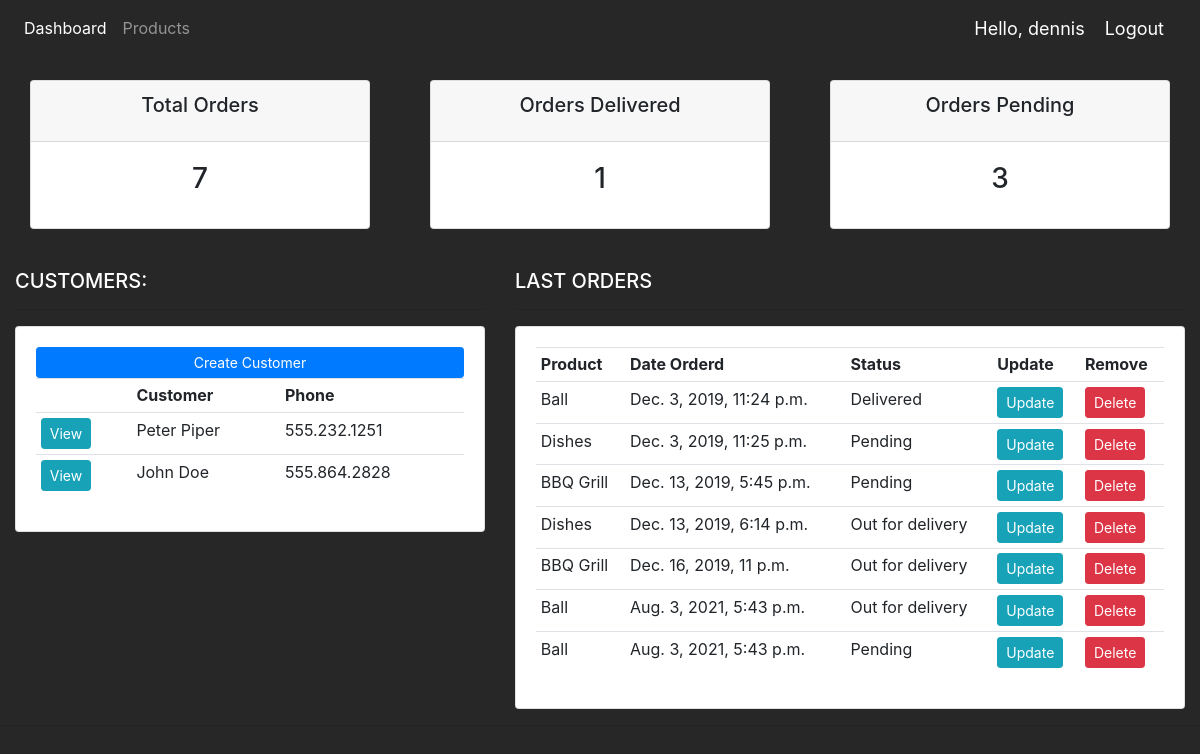
The app's page / (signed in) with its own data.
### accounts/models.py (models this page shows, shortened)
class Customer(models.Model):
	name = models.CharField(max_length=200, null=True)
	phone = models.CharField(max_length=200, null=True)
	email = models.CharField(max_length=200, null=True)
	date_created = models.DateTimeField(auto_now_add=True, null=True)

class Order(models.Model):
	STATUS = (
			('Pending', 'Pending'),
			('Out for delivery', 'Out for delivery'),
			('Delivered', 'Delivered'),
			)
	customer = models.ForeignKey(Customer, null=True, on_delete= models.SET_NULL)
	product = models.ForeignKey(Product, null=True, on_delete= models.SET_NULL)
	date_created = models.DateTimeField(auto_now_add=True, null=True)
	status = models.CharField(max_length=200, null=True, choices=STATUS)
	note = models.CharField(max_length=1000, null=True)

class Product(models.Model):
	CATEGORY = (
			('Indoor', 'Indoor'),
			('Out Door', 'Out Door'),
			)
	name = models.CharField(max_length=200, null=True)
	price = models.FloatField(null=True)
	category = models.CharField(max_length=200, null=True, choices=CATEGORY)
	description = models.CharField(max_length=200, null=True, blank=True)
	date_created = models.DateTimeField(auto_now_add=True, null=True)
	tags = models.ManyToManyField(Tag)
	def __str__(self):
		return self.name

### accounts/decorators.py (the view)
	def wrapper_function(request, *args, **kwargs):
		group = None
		if request.user.groups.exists():
			group = request.user.groups.all()[0].name
		if group == 'customer':
			return redirect('user-page')
		if group == 'admin':
			return view_func(request, *args, **kwargs)

### accounts/views.py (called while the page is built)
@login_required(login_url='login')
@admin
def home(request):
	orders = Order.objects.all()
	customers = Customer.objects.all()
	ordersTotal = orders.count()
	pending = orders.filter(status='Pending').count()
	delivered = orders.filter(status='Delivered').count()
	context = {'orders':orders, 'customers':customers,
	'ordersTotal':ordersTotal,'delivered':delivered,
	'pending':pending }
	return render(request, 'accounts/dashboard.html', context)

### accounts/templates/accounts/dashboard.html
{%  extends 'accounts/main.html' %}
{% block content %}
{%  include 'accounts/status.html' %}
<br>
<div class="row">
	<div class="col-md-5">
		<h5 class="text-white">CUSTOMERS:</h5>
		<hr>
		<div class="card card-body">
			<a class="btn btn-primary  btn-sm btn-block" href="">Create Customer</a>
			<table class="table table-sm">
				<tr>
					<th></th>
					<th>Customer</th>
					<th>Phone</th>
				</tr>
				{% for customer in customers %}
					<tr>
						<td><a class="btn btn-sm btn-info" href="{% url 'customer' customer.id %}">View</a></td>
						<td>{{customer.name}}</td>
						<td>{{customer.phone}}</td>
					</tr>
				{% endfor %}
			</table>
		</div>
	</div>
	<div class="col-md-7">
		<h5 class="text-white">LAST ORDERS</h5>
		<hr>
		<div class="card card-body">
			<table class="table table-sm">
				<tr>
					<th>Product</th>
					<th>Date Orderd</th>
					<th>Status</th>
					<th>Update</th>
					<th>Remove</th>
				</tr>
				{% for order in orders %}
					<tr>
						<td>{{order.product}}</td>
						<td>{{order.date_created}}</td>
						<td>{{order.status}}</td>
						<td><a class="btn btn-sm btn-info" href="{% url 'update_order' order.id %}">Update</a></td>
						<td><a class="btn btn-sm btn-danger" href="{% url 'delete_order' order.id %}">Delete</a></td>
					</tr>
				{% endfor %}
			</table>
		</div>
	</div>
</div>
{% endblock %}

### accounts/templates/accounts/main.html (shortened to what this page needs)
{% load static %}
<!DOCTYPE html>
<html>
<head>
	<link rel="stylesheet" href="https://stackpath.bootstrapcdn.com/bootstrap/4.3.1/css/bootstrap.min.css">
	<link rel="stylesheet" type="text/css" href="{% static '/css/main.css' %}">
</head>
<body>
	{%  include 'accounts/navbar.html' %}
	<div class="container-fluid">
	{% block content %}
	{% endblock %}
    </div>
	<hr>
</body>
</html>

### accounts/templates/accounts/navbar.html (shortened to what this page needs)
{% load static %}
<nav class="navbar navbar-expand-lg navbar-dark">
  <div class="collapse navbar-collapse" id="navbarNav">
    <ul class="navbar-nav">
      {% if request.user.is_staff %}
      <li class="nav-item active">
        <a class="nav-link" href="{% url 'home' %}">Dashboard</a>
      </li>
      <li class="nav-item">
        <a class="nav-link" href="{% url 'products' %}">Products</a>
      </li>
      {% endif %}
    </ul>
  </div>
  <span class="hello-msg">Hello, {{request.user}}</span>
  <span ><a  class="hello-msg" href="{% url 'logout' %}">Logout</a></span>
</nav>

### accounts/templates/accounts/status.html
<br>
<div class="row">
	<div class="col">
		<div class="col-md">
			<div class="card text-center text-black  mb-3" id="total-orders">
			  	<div class="card-header">
			  		<h5 class="card-title">Total Orders</h5>
			  	</div>
			  	<div class="card-body">
			    	<h3 class="card-title">{{ordersTotal}}</h3>
			  	</div>
			</div>
		</div>
	</div>
	<div class="col">
		<div class="col-md">
			<div class="card text-center text-black mb-3" id="orders-delivered">
			  	<div class="card-header">
			  		<h5 class="card-title">Orders Delivered</h5>
			  	</div>
			  	<div class="card-body">
			    	<h3 class="card-title">{{delivered}}</h3>
			  	</div>
			</div>
		</div>
	</div>
	<div class="col">
		<div class="col-md">
			<div class="card text-center text-black mb-3" id="orders-pending">
			  	<div class="card-header">
			  		<h5 class="card-title">Orders Pending</h5>
			  	</div>
			  	<div class="card-body">
			    	<h3 class="card-title">{{pending}}</h3>
			  	</div>
			</div>
		</div>
	</div>
</div>

### static/css/main.css (style rules this page uses)
body { background-color: #272727; }
#total-orders { background-color: white; }
#orders-delivered { background-color: white; }
#orders-pending { background-color: white; }

### accounts/templates/accounts/navbar.html (style rules this page uses)
.hello-msg { font-size: 18px; color: #fff; margin-right: 20px; }

### records on screen
Customer: name "Peter Piper", phone "555.232.1251"
Customer: name "John Doe", phone "555.864.2828"
Order: product "Ball", date_created "Dec. 3, 2019, 11:24 p.m.", status "Delivered"
Order: product "Dishes", date_created "Dec. 3, 2019, 11:25 p.m.", status "Pending"
Order: product "BBQ Grill", date_created "Dec. 13, 2019, 5:45 p.m.", status "Pending"
Order: product "Dishes", date_created "Dec. 13, 2019, 6:14 p.m.", status "Out for delivery"
Order: product "BBQ Grill", date_created "Dec. 16, 2019, 11 p.m.", status "Out for delivery"
Order: product "Ball", date_created "Aug. 3, 2021, 5:43 p.m.", status "Out for delivery"
Order: product "Ball", date_created "Aug. 3, 2021, 5:43 p.m.", status "Pending"

### other values on screen
{{ request.user }} "dennis"
{{ ordersTotal }} "7"
{{ delivered }} "1"
{{ pending }} "3"
